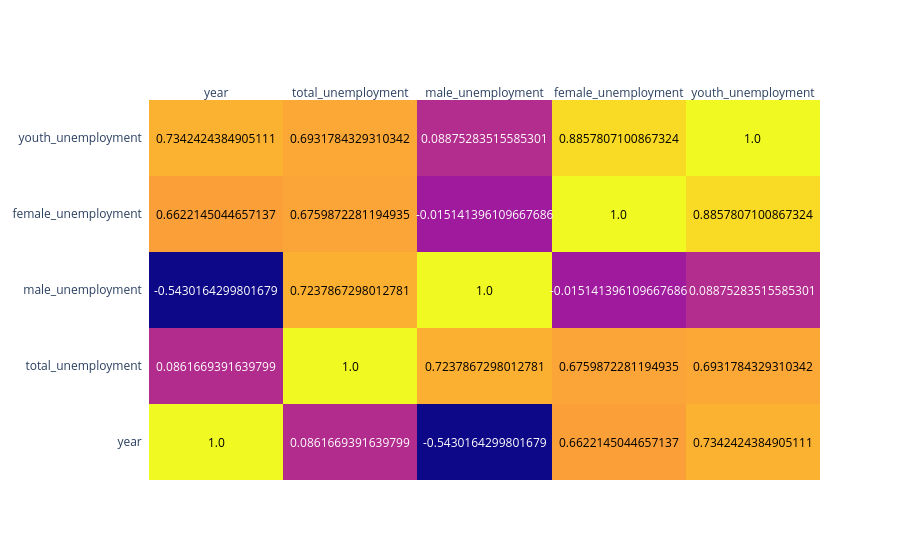

Notebook code for this chart:
### Markdown cell above
**Insight:**

A positive gender gap indicates that female unemployment is higher than male unemployment, reinforcing the presence of gender disparities.

### Code cell
df.corr(numeric_only=True)


import plotly.figure_factory as ff

fig = ff.create_annotated_heatmap(
    z=df.corr(numeric_only=True).values,
    x=df.corr().columns.tolist(),
    y=df.corr().columns.tolist()
)

fig.show()

### Figure 1 — Plotly figure (JSON) as saved in the notebook; plotly's stock layout.template omitted (floating-point values rounded to 4 significant figures)
{"data": [{"colorscale": [[0, "#0d0887"], [0.1111, "#46039f"], [0.2222, "#7201a8"], [0.3333, "#9c179e"], [0.4444, "#bd3786"], [0.5556, "#d8576b"], [0.6667, "#ed7953"], [0.7778, "#fb9f3a"], [0.8889, "#fdca26"], [1, "#f0f921"]], "reversescale": false, "showscale": false, "type": "heatmap", "x": ["year", "total_unemployment", "male_unemployment", "female_unemployment", "youth_unemployment"], "y": ["year", "total_unemployment", "male_unemployment", "female_unemployment", "youth_unemployment"], "z": [[1, 0.08617, -0.543, 0.6622, 0.7342], [0.08617, 1, 0.7238, 0.676, 0.6932], [-0.543, 0.7238, 1, -0.01514, 0.08875], [0.6622, 0.676, -0.01514, 1, 0.8858], [0.7342, 0.6932, 0.08875, 0.8858, 1]]}], "layout": {"annotations": [{"font": {"color": "#000000"}, "showarrow": false, "text": "1.0", "x": "year", "xref": "x", "y": "year", "yref": "y"}, {"font": {"color": "#FFFFFF"}, "showarrow": false, "text": "0.0861669391639799", "x": "total_unemployment", "xref": "x", "y": "year", "yref": "y"}, {"font": {"color": "#FFFFFF"}, "showarrow": false, "text": "-0.5430164299801679", "x": "male_unemployment", "xref": "x", "y": "year", "yref": "y"}, {"font": {"color": "#000000"}, "showarrow": false, "text": "0.6622145044657137", "x": "female_unemployment", "xref": "x", "y": "year", "yref": "y"}, {"font": {"color": "#000000"}, "showarrow": false, "text": "0.7342424384905111", "x": "youth_unemployment", "xref": "x", "y": "year", "yref": "y"}, {"font": {"color": "#FFFFFF"}, "showarrow": false, "text": "0.0861669391639799", "x": "year", "xref": "x", "y": "total_unemployment", "yref": "y"}, {"font": {"color": "#000000"}, "showarrow": false, "text": "1.0", "x": "total_unemployment", "xref": "x", "y": "total_unemployment", "yref": "y"}, {"font": {"color": "#000000"}, "showarrow": false, "text": "0.7237867298012781", "x": "male_unemployment", "xref": "x", "y": "total_unemployment", "yref": "y"}, {"font": {"color": "#000000"}, "showarrow": false, "text": "0.6759872281194935", "x": "female_unemployment", "xref": "x", "y": "total_unemployment", "yref": "y"}, {"font": {"color": "#000000"}, "showarrow": false, "text": "0.6931784329310342", "x": "youth_unemployment", "xref": "x", "y": "total_unemployment", "yref": "y"}, {"font": {"color": "#FFFFFF"}, "showarrow": false, "text": "-0.5430164299801679", "x": "year", "xref": "x", "y": "male_unemployment", "yref": "y"}, {"font": {"color": "#000000"}, "showarrow": false, "text": "0.7237867298012781", "x": "total_unemployment", "xref": "x", "y": "male_unemployment", "yref": "y"}, {"font": {"color": "#000000"}, "showarrow": false, "text": "1.0", "x": "male_unemployment", "xref": "x", "y": "male_unemployment", "yref": "y"}, {"font": {"color": "#FFFFFF"}, "showarrow": false, "text": "-0.015141396109667686", "x": "female_unemployment", "xref": "x", "y": "male_unemployment", "yref": "y"}, {"font": {"color": "#FFFFFF"}, "showarrow": false, "text": "0.08875283515585301", "x": "youth_unemployment", "xref": "x", "y": "male_unemployment", "yref": "y"}, {"font": {"color": "#000000"}, "showarrow": false, "text": "0.6622145044657137", "x": "year", "xref": "x", "y": "female_unemployment", "yref": "y"}, {"font": {"color": "#000000"}, "showarrow": false, "text": "0.6759872281194935", "x": "total_unemployment", "xref": "x", "y": "female_unemployment", "yref": "y"}, {"font": {"color": "#FFFFFF"}, "showarrow": false, "text": "-0.015141396109667686", "x": "male_unemployment", "xref": "x", "y": "female_unemployment", "yref": "y"}, {"font": {"color": "#000000"}, "showarrow": false, "text": "1.0", "x": "female_unemployment", "xref": "x", "y": "female_unemployment", "yref": "y"}, {"font": {"color": "#000000"}, "showarrow": false, "text": "0.8857807100867324", "x": "youth_unemployment", "xref": "x", "y": "female_unemployment", "yref": "y"}, {"font": {"color": "#000000"}, "showarrow": false, "text": "0.7342424384905111", "x": "year", "xref": "x", "y": "youth_unemployment", "yref": "y"}, {"font": {"color": "#000000"}, "showarrow": false, "text": "0.6931784329310342", "x": "total_unemployment", "xref": "x", "y": "youth_unemployment", "yref": "y"}, {"font": {"color": "#FFFFFF"}, "showarrow": false, "text": "0.08875283515585301", "x": "male_unemployment", "xref": "x", "y": "youth_unemployment", "yref": "y"}, {"font": {"color": "#000000"}, "showarrow": false, "text": "0.8857807100867324", "x": "female_unemployment", "xref": "x", "y": "youth_unemployment", "yref": "y"}, {"font": {"color": "#000000"}, "showarrow": false, "text": "1.0", "x": "youth_unemployment", "xref": "x", "y": "youth_unemployment", "yref": "y"}], "xaxis": {"dtick": 1, "gridcolor": "rgb(0, 0, 0)", "side": "top", "ticks": ""}, "yaxis": {"dtick": 1, "ticks": "", "ticksuffix": "  "}}}
